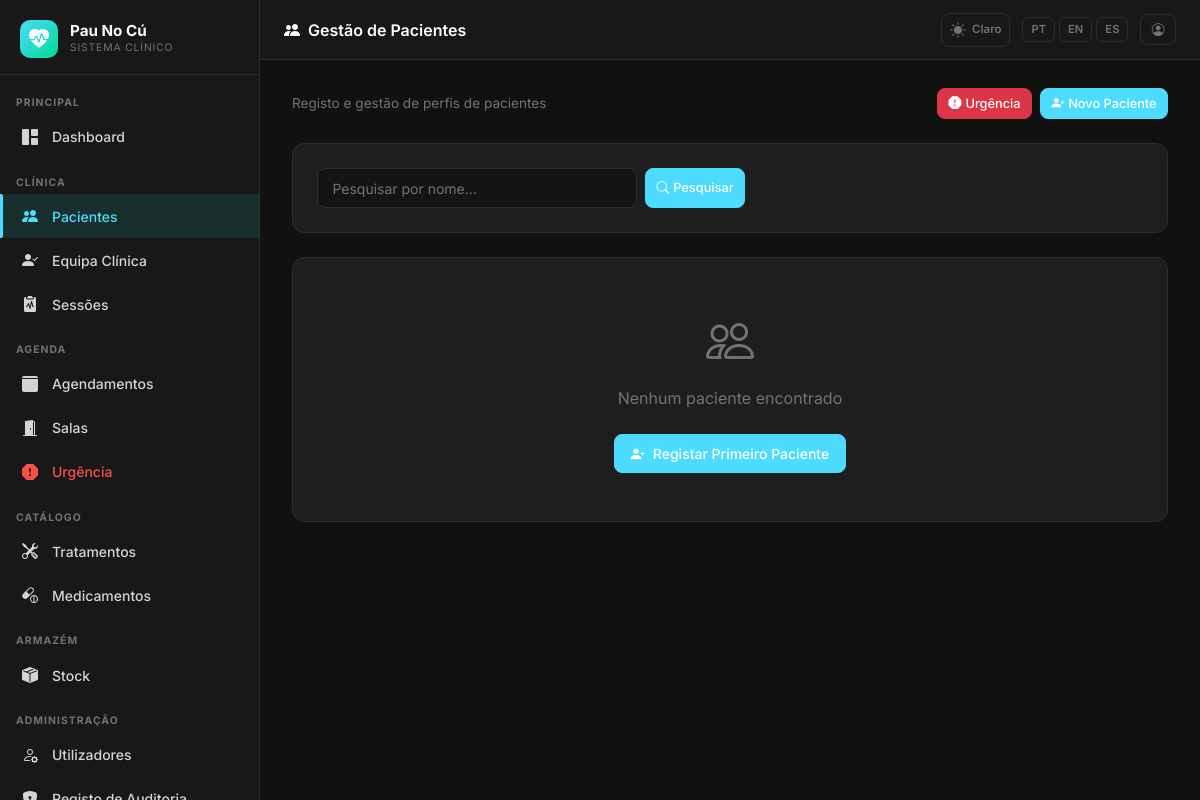
/patients/ (signed in), run on an earlier commit of the app's database.
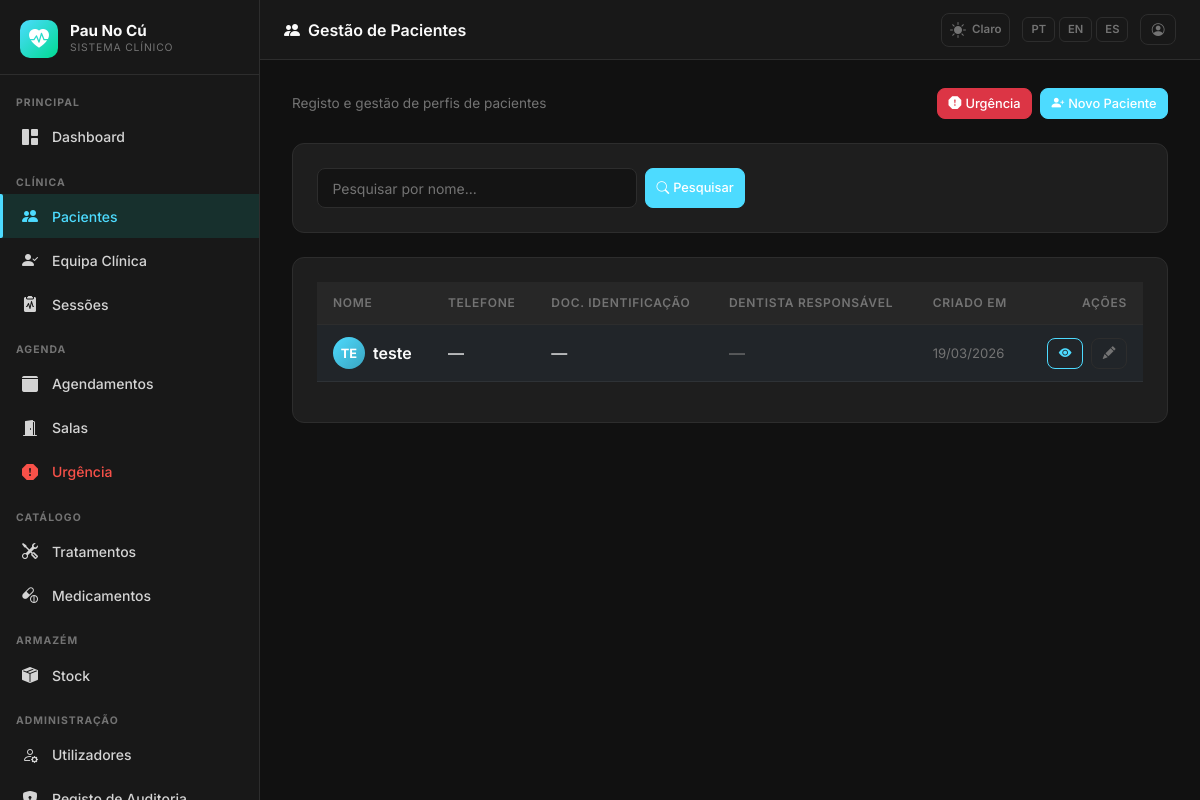
And on a later commit of the database.
### app/models.py (models this page shows)
class Patient(db.Model):
    __tablename__ = 'patients'
    id = db.Column(db.Integer, primary_key=True)
    user_id = db.Column(db.Integer, db.ForeignKey('users.id'), nullable=True)
    full_name = db.Column(db.String(200), nullable=False)
    date_of_birth = db.Column(db.Date, nullable=True)
    gender = db.Column(db.String(20), nullable=True)
    id_doc = db.Column('cpf_nif', db.String(30), nullable=True, unique=True)
    nationality = db.Column(db.String(100), nullable=True)
    address = db.Column(db.Text, nullable=True)
    city = db.Column(db.String(100), nullable=True)
    postal_code = db.Column(db.String(20), nullable=True)
    phone = db.Column(db.String(30), nullable=True)
    email = db.Column(db.String(120), nullable=True)
    emergency_contact_name = db.Column(db.String(200), nullable=True)
    emergency_contact_phone = db.Column(db.String(30), nullable=True)
    insurance_provider = db.Column(db.String(100), nullable=True)
    insurance_number = db.Column(db.String(50), nullable=True)
    photo_path = db.Column(db.String(500), nullable=True)
    anamnesis_pt = db.Column(db.Text, nullable=True)
    anamnesis_en = db.Column(db.Text, nullable=True)
    anamnesis_es = db.Column(db.Text, nullable=True)
    allergies_pt = db.Column(db.Text, nullable=True)
    allergies_en = db.Column(db.Text, nullable=True)
    allergies_es = db.Column(db.Text, nullable=True)
    medications_pt = db.Column(db.Text, nullable=True)
    medications_en = db.Column(db.Text, nullable=True)
    medications_es = db.Column(db.Text, nullable=True)
    chronic_conditions_pt = db.Column(db.Text, nullable=True)
    chronic_conditions_en = db.Column(db.Text, nullable=True)
    chronic_conditions_es = db.Column(db.Text, nullable=True)
    assigned_dentist_id = db.Column(db.Integer, db.ForeignKey('users.id'), nullable=True)
    is_active = db.Column(db.Boolean, default=True)
    created_at = db.Column(db.DateTime, default=lambda: datetime.now(timezone.utc))
    updated_at = db.Column(db.DateTime, default=lambda: datetime.now(timezone.utc),
                           onupdate=lambda: datetime.now(timezone.utc))
    user = db.relationship('User', foreign_keys=[user_id], backref='patient_profile')
    assigned_dentist = db.relationship('User', foreign_keys=[assigned_dentist_id], backref='assigned_patients')
    sessions = db.relationship('ClinicalSession', backref='patient', lazy='dynamic')
    appointments = db.relationship('Appointment', backref='patient', lazy='dynamic')
    care_team = db.relationship('PatientCareTeam', backref='patient', lazy='dynamic',
                                cascade='all, delete-orphan')

### app/patients/routes.py (the view)
@patients_bp.route('/')
@login_required
def index():
    if current_user.role == Role.PATIENT:
        profile = Patient.query.filter_by(user_id=current_user.id, is_active=True).first()
        if profile:
            return redirect(url_for('patients.detail', patient_id=profile.id))
        flash(_('O seu perfil de paciente ainda não está associado. Contacte a recepção.'), 'warning')
        return redirect(url_for('main.dashboard'))
    if current_user.role not in [Role.SUPERADMIN, Role.CLINICAL_DIRECTOR, Role.DENTIST, Role.RECEPTION]:
        abort(403)
    page = request.args.get('page', 1, type=int)
    search = request.args.get('q', '').strip()
    query = _patient_query()
    if search:
        query = query.filter(Patient.full_name.ilike(f'%{search}%'))
    query = query.order_by(Patient.full_name)
    patients = query.paginate(page=page, per_page=20)
    return render_template('patients/index.html', patients=patients, search=search)

### app/__init__.py (called while the page is built)
def get_locale():
    lang = session.get('lang')
    if lang in ['pt', 'en', 'es']:
        return lang
    return 'pt'

### app/models.py (called while the page is built)
    def role_display(self):
        role_map = {
            Role.SUPERADMIN: 'Superadmin',
            Role.CLINICAL_DIRECTOR: 'Diretor Clínico',
            Role.DENTIST: 'Dentista',
            Role.PATIENT: 'Paciente',
            Role.RECEPTION: 'Recepção',
        }
        return role_map.get(self.role, self.role)

    def role_badge_class(self):
        badge_map = {
            Role.SUPERADMIN: 'danger',
            Role.CLINICAL_DIRECTOR: 'primary',
            Role.DENTIST: 'success',
            Role.PATIENT: 'info',
            Role.RECEPTION: 'warning',
        }
        return badge_map.get(self.role, 'secondary')

    @classmethod
    def all_as_dict(cls):
        stored = {s.key: s.value for s in cls.query.all()}
        result = dict(cls._DEFAULTS)
        result.update(stored)
        return result

### app/templates/patients/index.html (shortened to what the changed rows need)
{% extends "base.html" %}
{% block content %}
{% if patients.items %}
<div class="dc-card pt-table-wrap">
  <div class="table-responsive">
    <table class="table dc-table">
      <thead>
        <tr>
          <th>{{ _('Nome') }}</th>
          <th>{{ _('Telefone') }}</th>
          <th>{{ _('Doc. Identificação') }}</th>
          <th>{{ _('Dentista Responsável') }}</th>
          <th>{{ _('Criado em') }}</th>
          <th class="text-end">{{ _('Ações') }}</th>
        </tr>
      </thead>
      <tbody>
        {% for patient in patients.items %}
        <tr>
          <td>
            <div class="d-flex align-items-center gap-2">
              {% if patient.photo_path %}
              <img src="{{ url_for('main.serve_upload', filename=patient.photo_path) }}"
                   alt="" width="32" height="32"
                   style="border-radius:50%;object-fit:cover;border:2px solid var(--dc-border)">
              {% else %}
              <div style="width:32px;height:32px;border-radius:50%;background:linear-gradient(135deg,var(--dc-primary),var(--dc-primary-d));display:flex;align-items:center;justify-content:center;font-weight:700;font-size:.8rem;color:#fff;flex-shrink:0">
                {{ patient.full_name[:2].upper() }}
              </div>
              {% endif %}
              <div>
                <a href="{{ url_for('patients.detail', patient_id=patient.id) }}"
                   class="fw-600 text-decoration-none" style="color:var(--dc-white)">
                  {{ patient.full_name }}
                </a>
              </div>
            </div>
          </td>
          <td>{{ patient.phone or '—' }}</td>
          <td>{{ patient.id_doc or '—' }}</td>
          <td>
            {% if patient.assigned_dentist %}
            <span style="color:var(--dc-success)">{{ patient.assigned_dentist.full_name }}</span>
            {% else %}
            <span style="color:var(--dc-text-muted)">—</span>
            {% endif %}
          </td>
          <td style="color:var(--dc-text-muted);font-size:.82rem">
            {{ patient.created_at.strftime('%d/%m/%Y') if patient.created_at else '—' }}
          </td>
          <td class="text-end">
            <a href="{{ url_for('patients.detail', patient_id=patient.id) }}"
               class="btn btn-sm btn-outline-primary me-1" title="{{ _('Ver') }}">
              <i class="bi bi-eye-fill"></i>
            </a>
            {% if current_user.role in ['superadmin','clinical_director','reception','dentist'] %}
            <a href="{{ url_for('patients.edit', patient_id=patient.id) }}"
               class="btn btn-sm btn-outline-secondary" title="{{ _('Editar') }}">
              <i class="bi bi-pencil-fill"></i>
            </a>
            {% endif %}
          </td>
        </tr>
        {% endfor %}
      </tbody>
    </table>
  </div>
</div>
{% else %}
<div class="dc-card text-center py-5">
  <div style="font-size:3rem;color:var(--dc-text-muted)"><i class="bi bi-people"></i></div>
  <p class="mt-2" style="color:var(--dc-text-muted)">{{ _('Nenhum paciente encontrado') }}</p>
  {% if current_user.role in ['superadmin','clinical_director','reception'] %}
  <a href="{{ url_for('patients.new') }}" class="btn btn-primary mt-2">
    <i class="bi bi-person-plus-fill me-2"></i>{{ _('Registar Primeiro Paciente') }}
  </a>
  {% endif %}
</div>
{% endif %}
{% endblock %}

What changed in the data, as far as the page shows it:
added Patient: full_name "TE", full_name "teste", phone "—", cpf_nif "—", created_at "19/03/2026"
Also different on the page:
text no longer shown: "Nenhum paciente encontrado Registar Primeiro Paciente"
text now shown: "NOME TELEFONE DOC. IDENTIFICAÇÃO DENTISTA RESPONSÁVEL CRIADO EM AÇÕES"
